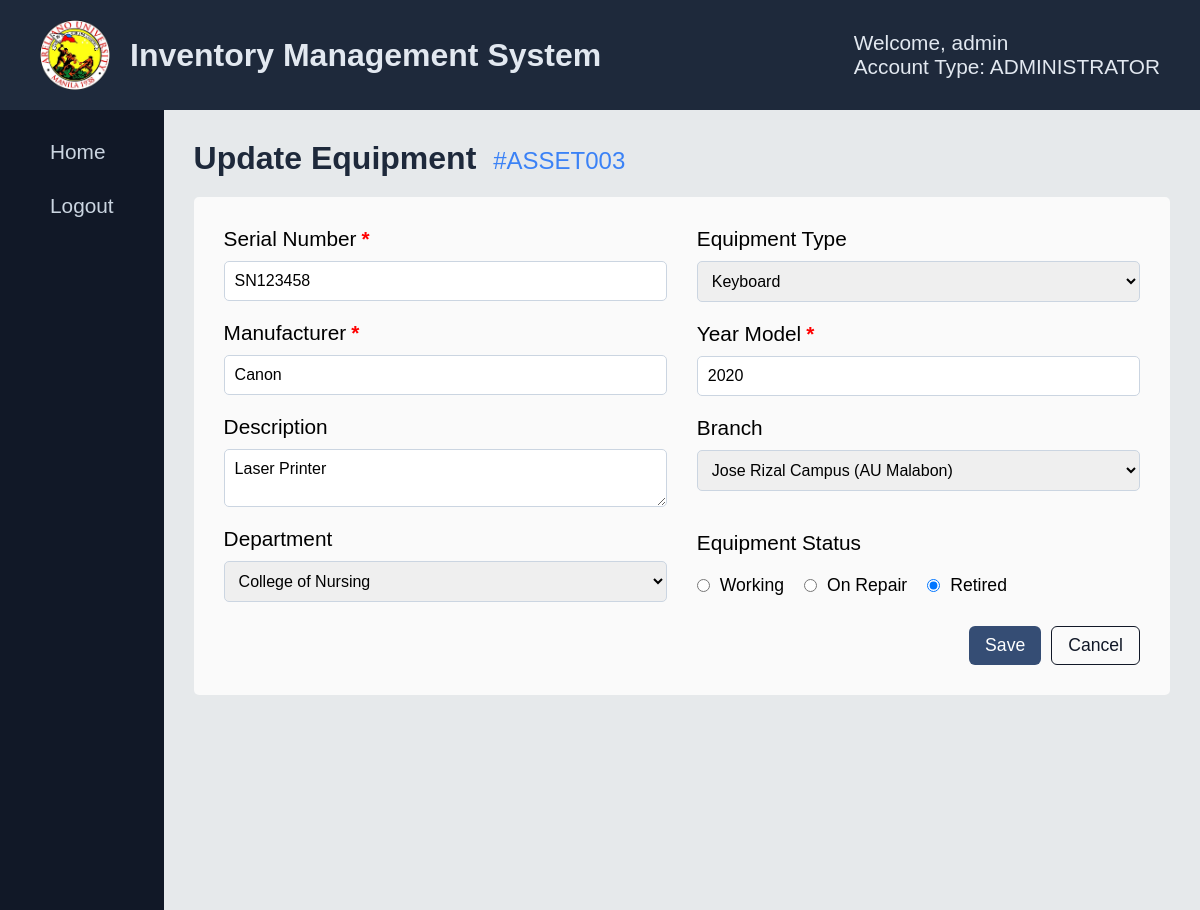
The app's page /equipmentManagement/update-equipment.php?asset_number=ASSET003 (signed in) with its own data.
### tables this page shows
CREATE TABLE `tblequipments` (
  `asset_number` varchar(100) NOT NULL,
  `serial_number` varchar(100) NOT NULL,
  `type` enum('CPU','Printer','Monitor','Keyboard','Mouse','AVR','Projector','MAC') NOT NULL,
  `manufacturer` varchar(100) NOT NULL,
  `year_model` int(11) NOT NULL,
  `description` text DEFAULT NULL,
  `branch` varchar(100) NOT NULL,
  `department` varchar(150) NOT NULL,
  `status` enum('WORKING','ON-REPAIR','RETIRED') DEFAULT 'WORKING',
  `created_by` varchar(50) NOT NULL,
  `date_created` datetime DEFAULT current_timestamp()
);

### equipmentManagement/update-equipment.php (the view, shortened to what this page needs)
<?php
require_once("../config/config.php");
$values = [];
$errors = [];
$assetNumber = $_GET["asset_number"];
$sql = "SELECT * FROM tblequipments WHERE asset_number = ?";
$stmt = mysqli_prepare($link, $sql);
mysqli_stmt_bind_param($stmt, "s", $assetNumber);
if (mysqli_execute($stmt)) {
    $result = mysqli_stmt_get_result($stmt);
    $equipment = mysqli_fetch_array($result, MYSQLI_ASSOC);
} else {
    $_SESSION['message'] = [
        'type' => 'error',
        'text' => 'Error fetch equipment data!'
    ];
}
?>
<!DOCTYPE html>
<html lang="en">
<head>
    <link rel="stylesheet" href="https://cdnjs.cloudflare.com/ajax/libs/font-awesome/6.5.1/css/all.min.css">
    <link rel="stylesheet" href="../assets/css/notification.css">
</head>
<body>
    <?php include("../includes/nav-sidebar.php");?>
    <div class="container">
            <h4 class="update-title">
                Update Equipment <span class="asset-number">#<?php echo $assetNumber ?></span>
            </h4>
            <div class="wrapper">
                <form action="<?php echo htmlspecialchars($_SERVER['PHP_SELF']) . '?asset_number=' . $assetNumber;?>" method="POST">
                    <div class="col-div">
                        <div class="col1-input">
                            <div class="input-div">
                                <label class="labelInput">
                                    Serial Number
                                    <span class="<?= isset($errors['serialNumber']) ? '' : (!empty($values['serialNumber']) ? 'valid' : ''); ?>">*</span>
                                </label>
                                <input type="text" name="serialNumber"
                                    value="<?= htmlspecialchars($values['serialNumber'] ?? $equipment['serial_number']) ?>"
                                    class="<?= isset($errors['serialNumber']) ? 'error' : (!empty($values['serialNumber']) ? 'success' : '') ?>">
                            </div>
                            <div class="input-div">
                               <label class="labelInput">
                                    Manufacturer <span class="<?= isset($errors['manufacturer']) ? '' : (!empty($values['manufacturer']) ? 'valid' : ''); ?>">*</span>
                                </label>
                                <input type="text" name="manufacturer"
                                    value="<?= htmlspecialchars($values['manufacturer'] ?? $equipment['manufacturer']) ?>"
                                    class="<?= isset($errors['manufacturer']) ? 'error' : (!empty($values['manufacturer']) ? 'success' : '') ?>">
                            </div>
                            <div class="input-div">
                                <label>Description <span></span></label>
                                <textarea name="description"  ><?php echo $equipment["description"];?></textarea>
                            </div>
                            <div class="input-div">
                                <label>Department <span></span></label>
                                <select name="AUDepartment" >
                                    <option value="<?php echo $equipment["department"];?>" selected hidden><?php echo $equipment["department"];?></option>
                                </select>
                            </div>
                        </div>
                        <div class="col2-input">
                            <div class="input-div">
                                <label>Equipment Type <span></span></label>
                                <select id="" name="equipmentType" >
                                    <option value="<?php echo $equipment["type"];?>" selected hidden><?php echo $equipment["type"];?></option>
                                </select>
                            </div>
                         <div class="input-div">
                            <label class="labelInput">
                                Year Model
                                <span class="<?= isset($errors['yearModel']) ? '' : (!empty($values['yearModel']) ? 'valid' : ''); ?>">*</span>
                            </label>
                            <input type="text" name="yearModel"
                                value="<?= htmlspecialchars($values['yearModel'] ?? $equipment['year_model']) ?>"
                                class="<?= isset($errors['yearModel']) ? 'error' : (!empty($values['yearModel']) ? 'success' : '') ?>">
                        </div>
                            <div class="input-div" >
                                <label>Branch <span></span></label>
                                <select name="AUBranch" >
                                    <option value="<?php echo $equipment["branch"];?>" selected hidden><?php echo $equipment["branch"];?></option>
                                </select>
                            </div>
                            <div class="input-div rb">
                                <label>Equipment Status <span></span></label>
                                <div class="rb-div">
                                    <div class="rb-input">
                                        <input type="radio" name="rbstatus" value="WORKING" <?php
                                            if ($equipment['status'] === "WORKING") echo "checked";
                                        ?>>
                                        <label>Working</label>
                                    </div>
                                    <div class="rb-input">
                                        <input type="radio" name="rbstatus" value="ON-REPAIR" <?php
                                            if ($equipment['status']== "ON-REPAIR") echo "checked";
                                        ?>>
                                        <label>On Repair</label>
                                    </div>
                                    <div class="rb-input">
                                        <input type="radio" name="rbstatus" value="RETIRED" <?php
                                            if ($equipment['status'] === "RETIRED") echo "checked";
                                        ?>>
                                        <label>Retired</label>
                                    </div>
                                </div>
                            </div>
                        </div>
                    </div>
                    <div class="btn-div">
                        <button type="submit" name="btnupdate" class="add-btn">
                            Save
                        </button>
                        <a href="./equipment-management.php" class="cancel-btn">
                            Cancel
                        </a>
                    </div>
                </form>
            </div>
        </div>
    </main>
</body>
</html>

### equipmentManagement/update-equipment.php (style rules this page uses)
* { font-family: Arial, Helvetica, sans-serif; padding: 0; margin: 0; box-sizing: border-box; }
body { background-color: #e6e9eb; }
.container { padding: 30px 30px; width: 100%; height: 100%; }
.container h4 { font-size: 2rem; }
.wrapper { background-color: #fafafa; width: 100%; height: auto; padding: 20px; border-radius: 5px; margin-top: 20px; }
form { display: flex; flex-direction: column; gap: 5px; padding: 10px; }
.col-div { display: flex; gap: 30px; }
.col1-input, .col2-input { display: flex; flex-direction: column; gap: 20px; width: 100%; }
.input-div { display: flex; flex-direction: column; gap: 10px; }
.input-div input[type = "text"], select, textarea { padding: 10px 10px; outline: none; border: 1px solid #CBD5E1; border-radius: 5px; font-size: 1rem; }
.input-div label { font-size: 1.3rem; }
textarea { resize: vertical; }
.btn-div { display: flex; justify-content: flex-end; gap: 10px; margin-top: 15px; }
.add-btn { background-color: #354d74; color: white; border: none; padding: 8px 16px; border-radius: 6px; font-size: 1.1rem; cursor: pointer; transition: background 0.2s ease, transform 0.1s ease; }
.cancel-btn { background-color: transparent; color: #111827; border: 1px solid #111827; padding: 8px 16px; border-radius: 6px; font-size: 1.1rem; text-decoration: none; cursor: pointer; transition: background 0.2s ease, color 0.2s ease; }
.update-title { font-size: 1.8rem; font-weight: 600; color: #1E293B; }
.update-title .asset-number { font-size: 1.5rem; font-weight: 400; color: #3B82F6; margin-left: 8px; }
.rb { margin-top: 20px; }
.rb-div { display: flex; gap: 20px; padding: 10px 0; }
.rb-input { display: flex; gap: 10px; }
.rb-input input { outline: none; }
.rb-input label { font-size: 1.1rem; }
.input-div label span { color: red; font-weight: bold; }
.labelInput { display: flex; gap: 5px; align-items: center; }

### includes/nav-sidebar.php (style rules this page uses)
html, body { height: 100%; margin: 0; }

### records on screen
tblequipments: serialNumber "SN123458", manufacturer "Canon", description "Laser Printer", AUDepartment "College of Nursing", equipmentType "Keyboard", yearModel "2020", AUBranch "Jose Rizal Campus (AU Malabon)", status "☑"

### other values on screen
$_SESSION['username'] "admin"
$_SESSION['usertype'] "ADMINISTRATOR"
$assetNumber "ASSET003"
